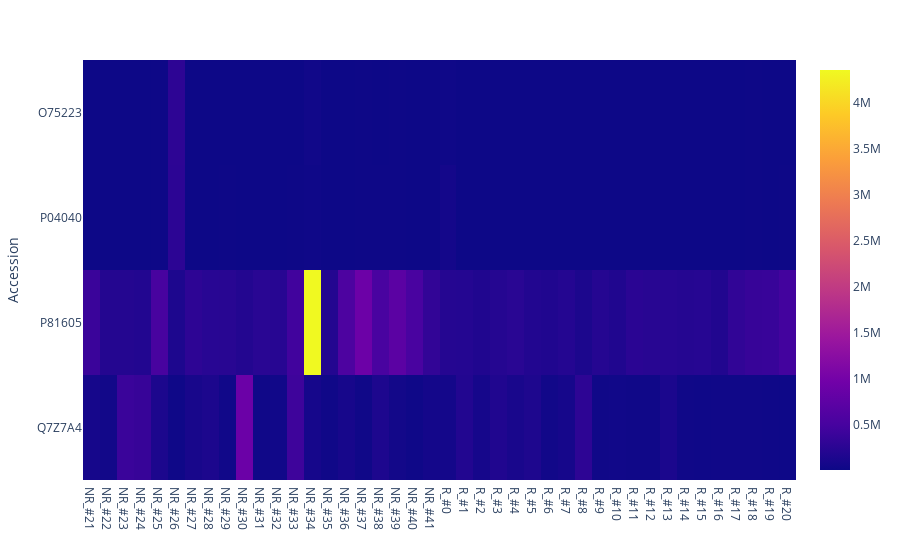

The code cell stored with this chart in its notebook:
### Code cell
# Protein Abundance Heat Map
plot_options={
            "compare groups":  ["NR","R"],
            "log2_transform": False,
            "significant_only": True,
            "alpha": 0.05, 
            "min_fold_change": 2
        }
figure, _, _ =heatmap_plots(data_obj, plot_options, saved_settings,username="20min_SC")
figure.show()

### Figure 1 — Plotly figure (JSON) as saved in the notebook; plotly's stock layout.template omitted (floating-point values rounded to 4 significant figures; data arrays with more than 128 entries replaced by an {"elided": "..."} marker saying what was removed)
{"data": [{"coloraxis": "coloraxis", "hovertemplate": "x: %{x}<br>Accession: %{y}<br>color: %{z}<extra></extra>", "name": "0", "type": "heatmap", "x": ["NR_#21", "NR_#22", "NR_#23", "NR_#24", "NR_#25", "NR_#26", "NR_#27", "NR_#28", "NR_#29", "NR_#30", "NR_#31", "NR_#32", "NR_#33", "NR_#34", "NR_#35", "NR_#36", "NR_#37", "NR_#38", "NR_#39", "NR_#40", "NR_#41", "R_#0", "R_#1", "R_#2", "R_#3", "R_#4", "R_#5", "R_#6", "R_#7", "R_#8", "R_#9", "R_#10", "R_#11", "R_#12", "R_#13", "R_#14", "R_#15", "R_#16", "R_#17", "R_#18", "R_#19", "R_#20"], "xaxis": "x", "y": ["O75223", "P04040", "P81605", "Q7Z7A4"], "yaxis": "y", "z": {"elided": "4x42 float values"}}], "layout": {"coloraxis": {"colorscale": [[0, "#0d0887"], [0.1111, "#46039f"], [0.2222, "#7201a8"], [0.3333, "#9c179e"], [0.4444, "#bd3786"], [0.5556, "#d8576b"], [0.6667, "#ed7953"], [0.7778, "#fb9f3a"], [0.8889, "#fdca26"], [1, "#f0f921"]]}, "margin": {"t": 60}, "xaxis": {"anchor": "y", "domain": [0, 1]}, "yaxis": {"anchor": "x", "autorange": "reversed", "domain": [0, 1], "title": {"text": "Accession"}}}}
